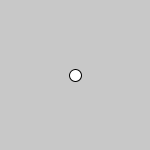
Frame 1 (no input)
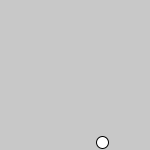
Frame 60 (the mouse pressed at the canvas centre just before this capture)
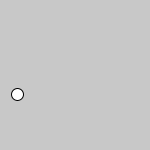
Frame 120 (the mouse held since frame 60 and released just before this capture)

The Processing sketch that drew these frames (run headless with seeded random() and noise(); from frame 60 on, the mouse is pressed at the canvas centre):

// Processing sketch: processing_78934
// ── processing_78934.pde

color bg = color(200);
color fg = color(400);
 
int radius = 12;
float x, y, vx, vy ;
void setup()
{
  size(150, 150);
  x = width/2;
  y = height/2;
 
  float a = random(TWO_PI);
  vx = cos(a)*5;
  vy = sin(a)*5;
}
 
void draw()
{
  background(bg);
  fill(fg);
  ellipse(x, y, radius, radius);
  move();
  collide();
}
 
void move()
{
  float dt = 1;
  x += vx*dt;
  y += vy*dt;
}
 
void collide()
{
  if ( x<0 || x>width ) vx = -vx;
  if ( y<0 || y>height ) vy = -vy;
}
